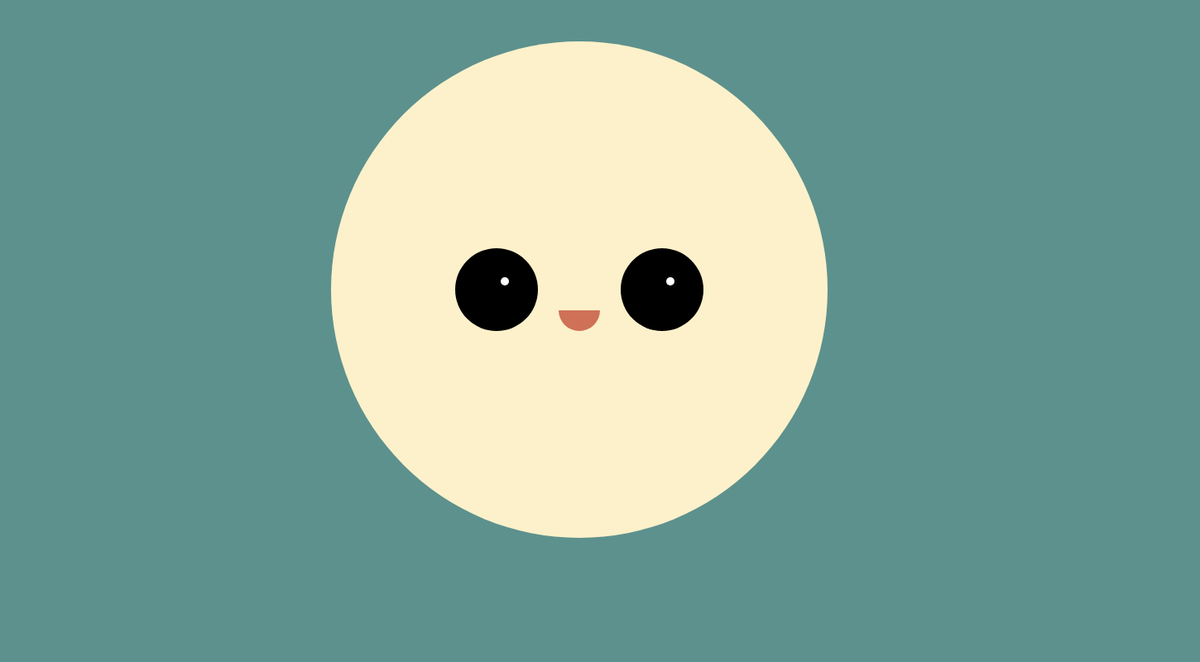
Frame 1 (no input)
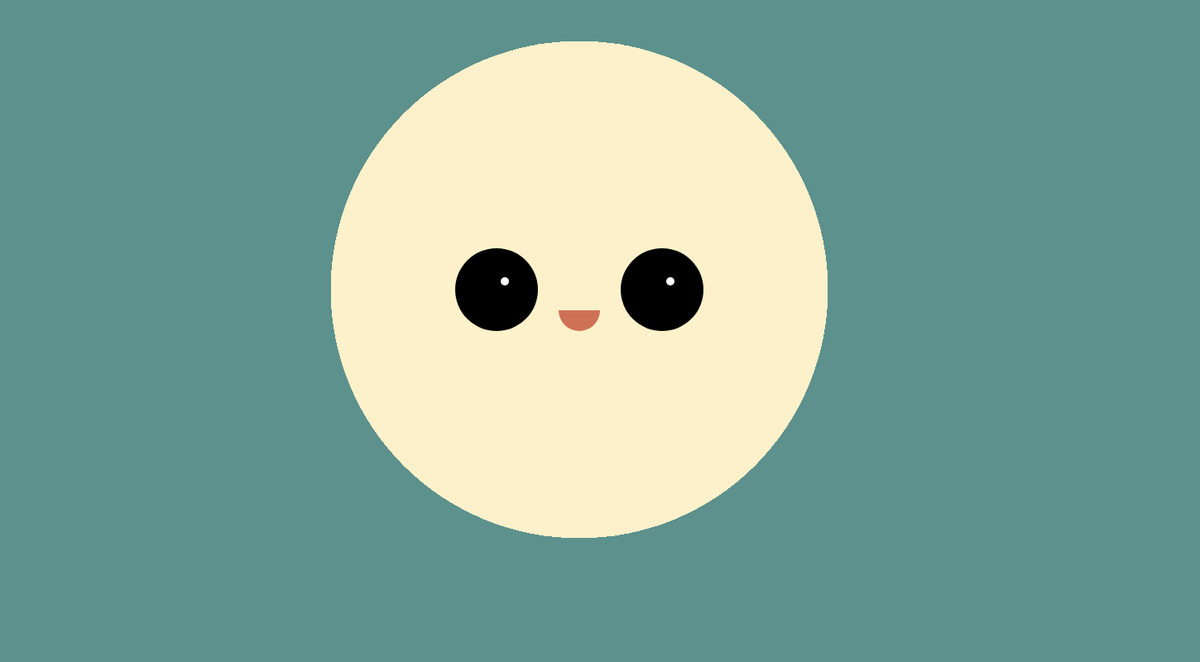
Frame 60 (no input)
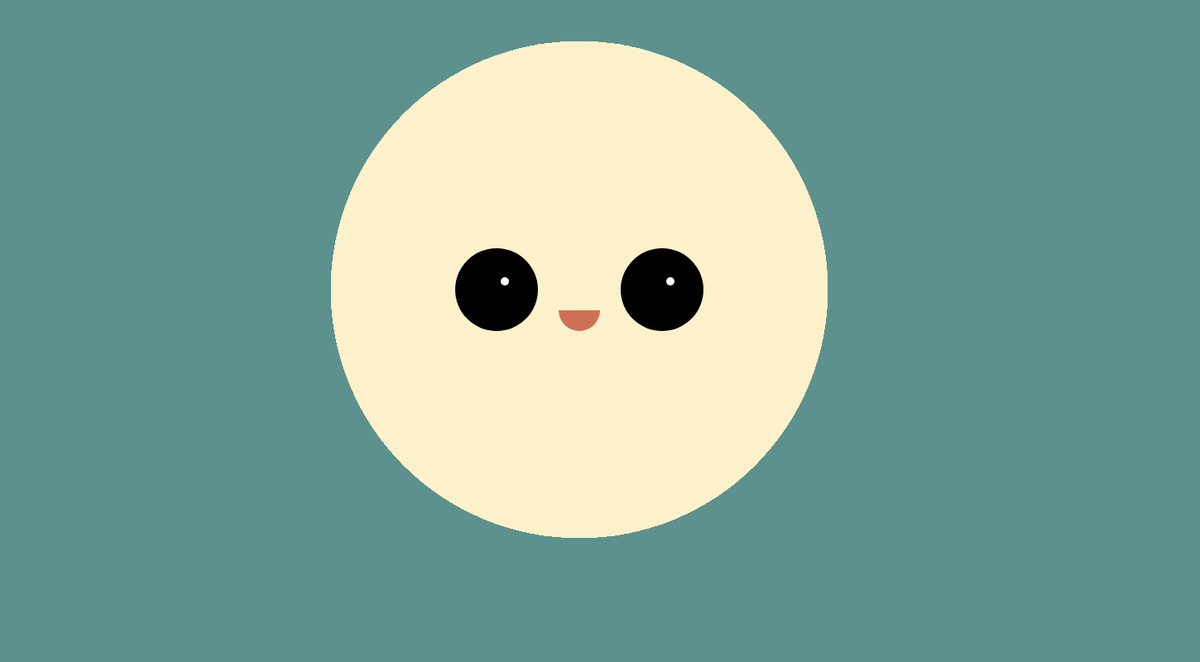
Frame 120 (the mouse pressed at the canvas centre since frame 60)

The p5.js sketch that drew these frames (run headless with seeded random() and noise() and a simulated clock; from frame 60 on, the mouse is pressed at the canvas centre):

// p5.js sketch
// ── sketch.js
var mouthX = 80
var mouthY = 90


function setup() {
  // put setup code here
  // sets canvas size
  createCanvas(1450,800);
  // sets background color
  background(93, 145, 141);
}

function draw() {
  // put drawing code here
    //face background
      let c=color(252, 241, 202)
      fill(c); // Use color variable 'c' as fill color
      noStroke()
        circle(700, 350, 600);
  //eyes
  let d=color(0, 0, 0)
  fill(d); // Use color variable 'c' as fill color
  noStroke()
    circle(600, 350, 100);
    circle(800, 350, 100);
  //pupils
  let e=color(255, 255 , 255)
  fill(e); // Use color variable 'c' as fill color
  noStroke()
  circle(610, 340, 10);
  circle(810, 340, 10);
  //mouth
  let f=color(207, 113, 87)
  fill(f); // Use color variable 'c' as fill color
  noStroke()
    arc(700, 375, 50, 50, 0, PI);


}
